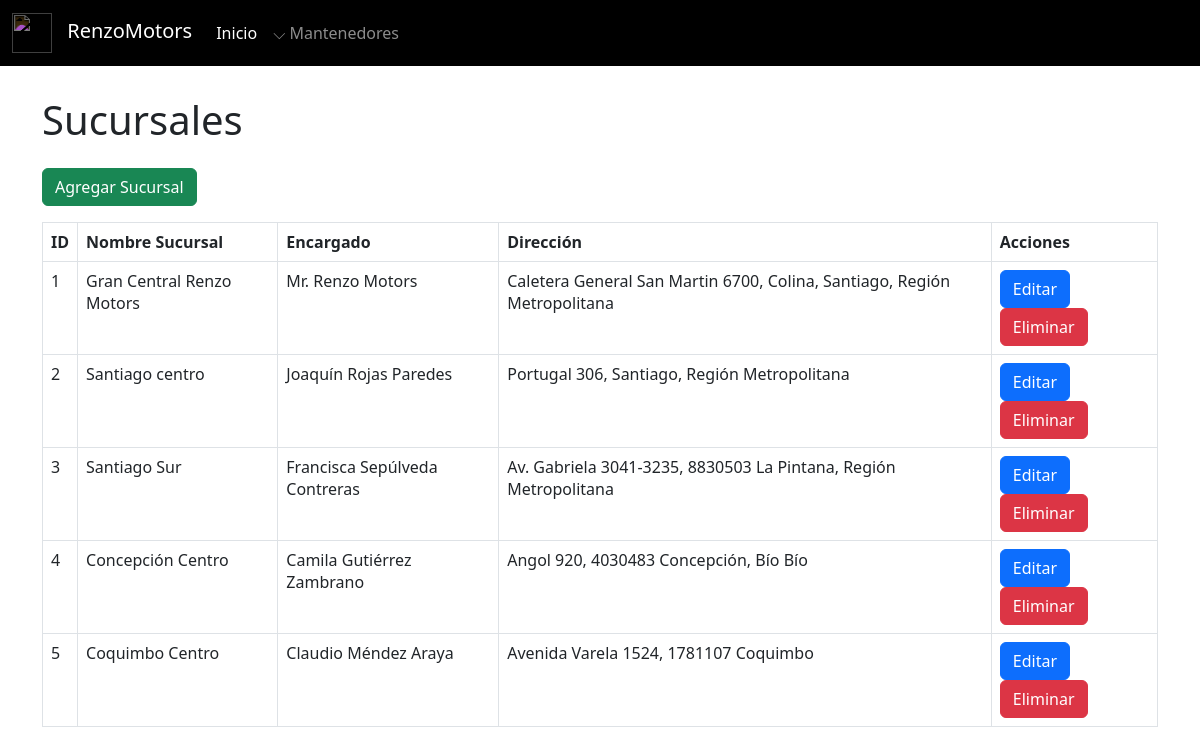
The app's page /sucursales/mantenedor_sucursales.php with its own data.
### tables this page shows
CREATE TABLE `sucursal` (
  `id_sucursal` int(11) NOT NULL,
  `encargado_sucursal` varchar(100) NOT NULL,
  `nombre_sucursal` varchar(100) NOT NULL,
  `direccion_sucursal` varchar(100) NOT NULL
);

### sucursales/mantenedor_sucursales.php (the view, shortened to what this page needs)
<?php
include '../conexion.php';
include '../navbar.php';
?>
<!DOCTYPE html>
<html lang="es">
<head>
    <link href="https://cdn.jsdelivr.net/npm/bootstrap@5.3.0/dist/css/bootstrap.min.css" rel="stylesheet">
</head>
<body class="pt-5">
    <div class="container mt-5">
        <h1 class="mb-4">Sucursales</h1>
        <a href="crear_sucursal.php" class="btn btn-success mb-3">Agregar Sucursal</a>
        <table class="table table-bordered">
            <thead>
                <tr>
                    <th>ID</th>
                    <th>Nombre Sucursal</th>
                    <th>Encargado</th>
                    <th>Dirección</th>
                    <th>Acciones</th>
                </tr>
            </thead>
            <tbody>
                <?php
                $resultado = mysqli_query($conexion, "SELECT * FROM sucursal");
                while ($fila = mysqli_fetch_assoc($resultado)) {
                    echo "<tr>
                            <td>{$fila['id_sucursal']}</td>
                            <td>{$fila['nombre_sucursal']}</td>
                            <td>{$fila['encargado_sucursal']}</td>
                            <td>{$fila['direccion_sucursal']}</td>
                            <td>
                                <a href='editar_sucursal.php?id={$fila['id_sucursal']}' class='btn btn-primary'>Editar</a>
                                <a href='eliminar_sucursal.php?id={$fila['id_sucursal']}' class='btn btn-danger' onclick='return confirm(\"¿Estás seguro de eliminar esta sucursal?\");'>Eliminar</a>
                            </td>
                          </tr>";
                }
                ?>
            </tbody>
        </table>
    </div>
</body>
</html>

### records on screen
sucursal: id_sucursal "1", nombre_sucursal "Gran Central Renzo Motors", encargado_sucursal "Mr. Renzo Motors", direccion_sucursal "Caletera General San Martin 6700, Colina, Santiago, Región Metropolitana"
sucursal: id_sucursal "2", nombre_sucursal "Santiago centro", encargado_sucursal "Joaquín Rojas Paredes", direccion_sucursal "Portugal 306, Santiago, Región Metropolitana"
sucursal: id_sucursal "3", nombre_sucursal "Santiago Sur", encargado_sucursal "Francisca Sepúlveda Contreras", direccion_sucursal "Av. Gabriela 3041-3235, 8830503 La Pintana, Región Metropolitana"
sucursal: id_sucursal "4", nombre_sucursal "Concepción Centro", encargado_sucursal "Camila Gutiérrez Zambrano", direccion_sucursal "Angol 920, 4030483 Concepción, Bío Bío"
sucursal: id_sucursal "5", nombre_sucursal "Coquimbo Centro", encargado_sucursal "Claudio Méndez Araya", direccion_sucursal "Avenida Varela 1524, 1781107 Coquimbo"
